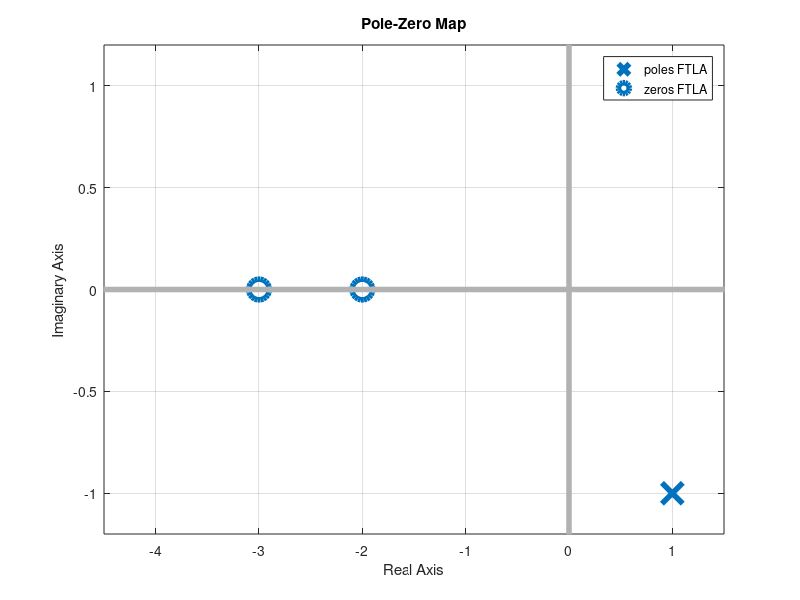
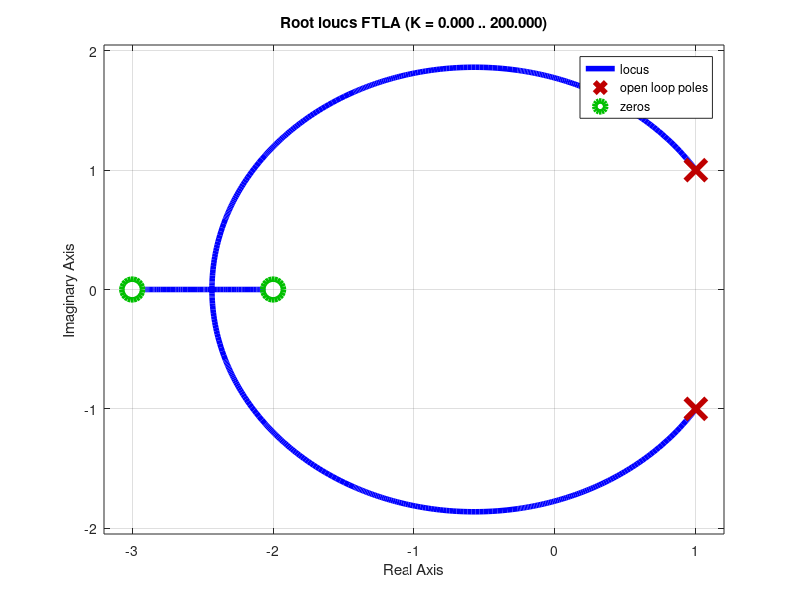
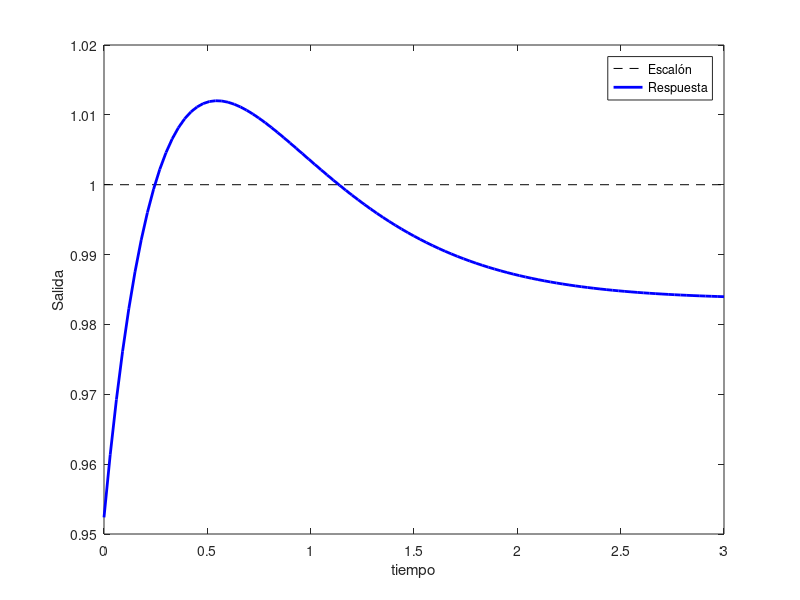

Source code (MATLAB) for these figures, in order:
%% Sergio Andres Castaño Giraldo
% https://www.youtube.com/@SergioACGiraldo
% https://controlautomaticoeducacion.com/

% Limpia el entorno de MATLAB, borrando todas las variables y cerrando todas las figuras
clc
clear all
close all

% Define la función de transferencia G utilizando la función de convolución para los polinomios del numerador y denominador
G = tf(conv([1 2],[1 3]),conv([1 -1+j],[1 -1-j]));
% Define la función de transferencia H como 1 (sistema de control de un solo lazo)
H = 1;

% Conecta en serie las funciones de transferencia G y H
FTLA = series(G,H);
% Crea una nueva figura
figure;
% Traza el mapa de polos y ceros de FTLA
pzmap(FTLA);
% Encuentra todos los objetos de tipo 'line' en los ejes actuales
r = findobj(gca,'type','line');
% Establece el tamaño de los marcadores y el grosor de las líneas para estos objetos
set(r,'markersize',15,'linewidth',4);

% Crea otra nueva figura
figure;
% Traza el lugar geométrico de las raíces de FTLA
rlocus(FTLA);
% Encuentra todos los objetos de tipo 'line' en los ejes actuales
r = findobj(gca,'type','line');
% Establece el tamaño de los marcadores y el grosor de las líneas para estos objetos
set(r,'markersize',15,'linewidth',4);
% Define una ganancia K
K=20;
% Calcula la función de transferencia del sistema en lazo cerrado con la ganancia K
LC1 = feedback(K*FTLA,1);

% Calcula la respuesta al escalón del sistema en lazo cerrado LC1
[y,t] = step(LC1);

% Crea otra nueva figura
figure
% Traza la línea de referencia del escalón y la respuesta al escalón del sistema
plot([t(1) t(end)],[1 1], '--k', t, y, 'b', 'linewidth', 2)
% Etiqueta el eje Y como 'Salida'
ylabel('Salida')
% Etiqueta el eje X como 'Tiempo'
xlabel('tiempo')
% Añade una leyenda al gráfico
legend('Escalón', 'Respuesta')

%% Polos Adyacentes
[B, A] = tfdata(FTLA,'v')
term1 = conv(B,polyder(A))
term2 = conv(A,polyder(B))

adyacente = term1 - term2

roots(adyacente)
